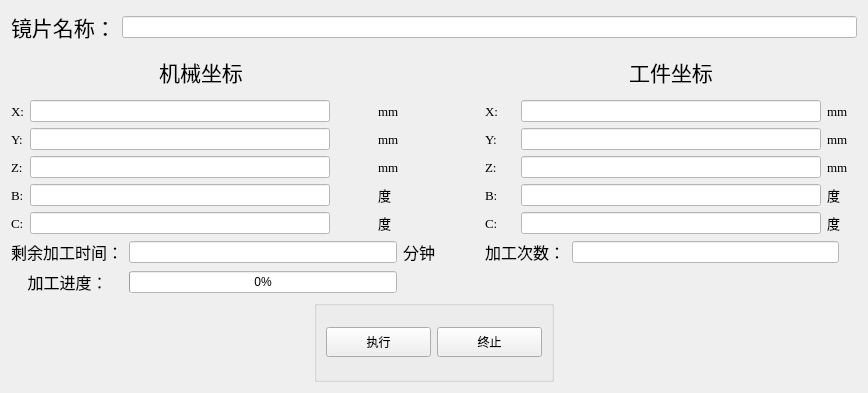
             <widget class="QWidget" name="page_6">
              <layout class="QGridLayout" name="gridLayout_29">
               <item row="0" column="0" colspan="3">
                <layout class="QVBoxLayout" name="verticalLayout_4">
                 <item>
                  <layout class="QHBoxLayout" name="horizontalLayout">
                   <item>
                    <widget class="QLabel" name="label_4">
                     <property name="font">
                      <font>
                       <family>3ds</family>
                       <pointsize>16</pointsize>
                      </font>
                     </property>
                     <property name="text">
                      <string>镜片名称：</string>
                     </property>
                    </widget>
                   </item>
                   <item>
                    <widget class="QLineEdit" name="lineEdit_11">
                     <property name="styleSheet">
                      <string notr="true"> background-color: rgb(255, 255, 255);</string>
                     </property>
                    </widget>
                   </item>
                  </layout>
                 </item>
                 <item>
                  <layout class="QHBoxLayout" name="horizontalLayout_15">
                   <item>
                    <layout class="QGridLayout" name="gridLayout_7">
                     <item row="1" column="0">
                      <widget class="QLabel" name="label_62">
                       <property name="font">
                        <font>
                         <family>Times New Roman</family>
                         <pointsize>10</pointsize>
                        </font>
                       </property>
                       <property name="text">
                        <string>X:</string>
                       </property>
                      </widget>
                     </item>
                     <item row="2" column="2">
                      <widget class="QLabel" name="label_68">
                       <property name="font">
                        <font>
                         <family>Times New Roman</family>
                         <pointsize>10</pointsize>
                        </font>
                       </property>
                       <property name="text">
                        <string>mm</string>
                       </property>
                      </widget>
                     </item>
                     <item row="4" column="2">
                      <widget class="QLabel" name="label_70">
                       <property name="font">
                        <font>
                         <family>Times New Roman</family>
                         <pointsize>10</pointsize>
                        </font>
                       </property>
                       <property name="text">
                        <string>度</string>
                       </property>
                      </widget>
                     </item>
                     <item row="4" column="0">
                      <widget class="QLabel" name="label_63">
                       <property name="font">
                        <font>
                         <family>Times New Roman</family>
                         <pointsize>10</pointsize>
                        </font>
                       </property>
                       <property name="text">
                        <string>B:</string>
                       </property>
                      </widget>
                     </item>
                     <item row="3" column="0">
                      <widget class="QLabel" name="label_65">
                       <property name="font">
                        <font>
                         <family>Times New Roman</family>
                         <pointsize>10</pointsize>
                        </font>
                       </property>
                       <property name="text">
                        <string>Z:</string>
                       </property>
                      </widget>
                     </item>
                     <item row="3" column="2">
                      <widget class="QLabel" name="label_69">
                       <property name="font">
                        <font>
                         <family>Times New Roman</family>
                         <pointsize>10</pointsize>
                        </font>
                       </property>
                       <property name="text">
                        <string>mm</string>
                       </property>
                      </widget>
                     </item>
                     <item row="2" column="0">
                      <widget class="QLabel" name="label_64">
                       <property name="font">
                        <font>
                         <family>Times New Roman</family>
                         <pointsize>10</pointsize>
                        </font>
                       </property>
                       <property name="text">
                        <string>Y:</string>
                       </property>
                      </widget>
                     </item>
                     <item row="1" column="2">
                      <widget class="QLabel" name="label_67">
                       <property name="font">
                        <font>
                         <family>Times New Roman</family>
                         <pointsize>10</pointsize>
                        </font>
                       </property>
                       <property name="text">
                        <string>mm</string>
                       </property>
                      </widget>
                     </item>
                     <item row="4" column="1">
                      <widget class="QLineEdit" name="lineEdit_15">
                       <property name="minimumSize">
                        <size>
                         <width>300</width>
                         <height>0</height>
                        </size>
                       </property>
                       <property name="maximumSize">
                        <size>
                         <width>300</width>
                         <height>16777215</height>
                        </size>
                       </property>
                       <property name="styleSheet">
                        <string notr="true">background-color: rgb(255, 255, 255);</string>
                       </property>
                      </widget>
                     </item>
                     <item row="5" column="1">
                      <widget class="QLineEdit" name="lineEdit_16">
                       <property name="minimumSize">
                        <size>
                         <width>300</width>
                         <height>0</height>
                        </size>
                       </property>
                       <property name="maximumSize">
                        <size>
                         <width>300</width>
                         <height>16777215</height>
                        </size>
                       </property>
                       <property name="styleSheet">
                        <string notr="true">background-color: rgb(255, 255, 255);</string>
                       </property>
                      </widget>
                     </item>
                     <item row="5" column="0">
                      <widget class="QLabel" name="label_66">
                       <property name="font">
                        <font>
                         <family>Times New Roman</family>
                         <pointsize>10</pointsize>
                        </font>
                       </property>
                       <property name="text">
                        <string>C:</string>
                       </property>
                      </widget>
                     </item>
                     <item row="5" column="2">
                      <widget class="QLabel" name="label_83">
                       <property name="font">
                        <font>
                         <family>Times New Roman</family>
                         <pointsize>10</pointsize>
                        </font>
                       </property>
                       <property name="text">
                        <string>度</string>
                       </property>
                      </widget>
                     </item>
                     <item row="2" column="1">
                      <widget class="QLineEdit" name="lineEdit_13">
                       <property name="minimumSize">
                        <size>
                         <width>300</width>
                         <height>0</height>
                        </size>
                       </property>
                       <property name="maximumSize">
                        <size>
                         <width>300</width>
                         <height>16777215</height>
                        </size>
                       </property>
                       <property name="styleSheet">
                        <string notr="true">background-color: rgb(255, 255, 255);</string>
                       </property>
                      </widget>
                     </item>
                     <item row="3" column="1">
                      <widget class="QLineEdit" name="lineEdit_14">
                       <property name="minimumSize">
                        <size>
                         <width>300</width>
                         <height>0</height>
                        </size>
                       </property>
                       <property name="maximumSize">
                        <size>
                         <width>300</width>
                         <height>16777215</height>
                        </size>
                       </property>
                       <property name="styleSheet">
                        <string notr="true">background-color: rgb(255, 255, 255);</string>
                       </property>
                      </widget>
                     </item>
                     <item row="1" column="1">
                      <widget class="QLineEdit" name="lineEdit_12">
                       <property name="minimumSize">
                        <size>
                         <width>300</width>
                         <height>0</height>
                        </size>
                       </property>
                       <property name="maximumSize">
                        <size>
                         <width>300</width>
                         <height>16777215</height>
                        </size>
                       </property>
                       <property name="styleSheet">
                        <string notr="true">background-color: rgb(255, 255, 255);</string>
                       </property>
                      </widget>
                     </item>
                     <item row="0" column="1">
                      <widget class="QLabel" name="label_61">
                       <property name="minimumSize">
                        <size>
                         <width>342</width>
                         <height>45</height>
                        </size>
                       </property>
                       <property name="maximumSize">
                        <size>
                         <width>342</width>
                         <height>45</height>
                        </size>
                       </property>
                       <property name="font">
                        <font>
                         <family>宋体</family>
                         <pointsize>16</pointsize>
                        </font>
                       </property>
                       <property name="text">
                        <string>机械坐标</string>
                       </property>
                       <property name="alignment">
                        <set>Qt::AlignCenter</set>
                       </property>
                      </widget>
                     </item>
                    </layout>
                   </item>
                   <item>
                    <spacer name="horizontalSpacer_4">
                     <property name="orientation">
                      <enum>Qt::Horizontal</enum>
                     </property>
                     <property name="sizeType">
                      <enum>QSizePolicy::Fixed</enum>
                     </property>
                     <property name="sizeHint" stdset="0">
                      <size>
                       <width>80</width>
                       <height>20</height>
                      </size>
                     </property>
                    </spacer>
                   </item>
                   <item>
                    <layout class="QGridLayout" name="gridLayout_8">
                     <item row="1" column="1">
                      <widget class="QLineEdit" name="lineEdit_18">
                       <property name="minimumSize">
                        <size>
                         <width>300</width>
                         <height>0</height>
                        </size>
                       </property>
                       <property name="maximumSize">
                        <size>
                         <width>300</width>
                         <height>16777215</height>
                        </size>
                       </property>
                       <property name="styleSheet">
                        <string notr="true">background-color: rgb(255, 255, 255);</string>
                       </property>
                      </widget>
                     </item>
                     <item row="4" column="0">
                      <widget class="QLabel" name="label_76">
                       <property name="font">
                        <font>
                         <family>Times New Roman</family>
                         <pointsize>10</pointsize>
                        </font>
                       </property>
                       <property name="text">
                        <string>B:</string>
                       </property>
                      </widget>
                     </item>
                     <item row="5" column="1">
                      <widget class="QLineEdit" name="lineEdit_19">
                       <property name="minimumSize">
                        <size>
                         <width>300</width>
                         <height>0</height>
                        </size>
                       </property>
                       <property name="maximumSize">
                        <size>
                         <width>300</width>
                         <height>16777215</height>
                        </size>
                       </property>
                       <property name="styleSheet">
                        <string notr="true">background-color: rgb(255, 255, 255);</string>
                       </property>
                      </widget>
                     </item>
                     <item row="2" column="1">
                      <widget class="QLineEdit" name="lineEdit_17">
                       <property name="minimumSize">
                        <size>
                         <width>300</width>
                         <height>0</height>
                        </size>
                       </property>
                       <property name="maximumSize">
                        <size>
                         <width>300</width>
                         <height>16777215</height>
                        </size>
                       </property>
                       <property name="styleSheet">
                        <string notr="true">background-color: rgb(255, 255, 255);</string>
                       </property>
                      </widget>
                     </item>
                     <item row="3" column="2">
                      <widget class="QLabel" name="label_72">
                       <property name="font">
                        <font>
                         <family>Times New Roman</family>
                         <pointsize>10</pointsize>
                        </font>
                       </property>
                       <property name="text">
                        <string>mm</string>
                       </property>
                      </widget>
                     </item>
                     <item row="5" column="0">
                      <widget class="QLabel" name="label_78">
                       <property name="font">
                        <font>
                         <family>Times New Roman</family>
                         <pointsize>10</pointsize>
                        </font>
                       </property>
                       <property name="text">
                        <string>C:</string>
                       </property>
                      </widget>
                     </item>
                     <item row="1" column="0">
                      <widget class="QLabel" name="label_77">
                       <property name="font">
                        <font>
                         <family>Times New Roman</family>
                         <pointsize>10</pointsize>
                        </font>
                       </property>
                       <property name="text">
                        <string>X:</string>
                       </property>
                      </widget>
                     </item>
                     <item row="0" column="1">
                      <widget class="QLabel" name="label_80">
                       <property name="maximumSize">
                        <size>
                         <width>342</width>
                         <height>45</height>
                        </size>
                       </property>
                       <property name="font">
                        <font>
                         <family>宋体</family>
                         <pointsize>16</pointsize>
                        </font>
                       </property>
                       <property name="text">
                        <string>工件坐标</string>
                       </property>
                       <property name="alignment">
                        <set>Qt::AlignCenter</set>
                       </property>
                      </widget>
                     </item>
                     <item row="2" column="2">
                      <widget class="QLabel" name="label_79">
                       <property name="font">
                        <font>
                         <family>Times New Roman</family>
                         <pointsize>10</pointsize>
                        </font>
                       </property>
                       <property name="text">
                        <string>mm</string>
                       </property>
                      </widget>
                     </item>
                     <item row="3" column="0">
                      <widget class="QLabel" name="label_71">
                       <property name="font">
                        <font>
                         <family>Times New Roman</family>
                         <pointsize>10</pointsize>
                        </font>
                       </property>
                       <property name="text">
                        <string>Z:</string>
                       </property>
                      </widget>
                     </item>
                     <item row="1" column="2">
                      <widget class="QLabel" name="label_75">
                       <property name="font">
                        <font>
                         <family>Times New Roman</family>
                         <pointsize>10</pointsize>
                        </font>
                       </property>
                       <property name="text">
                        <string>mm</string>
                       </property>
                      </widget>
                     </item>
                     <item row="2" column="0">
                      <widget class="QLabel" name="label_74">
                       <property name="font">
                        <font>
                         <family>Times New Roman</family>
                         <pointsize>10</pointsize>
                        </font>
                       </property>
                       <property name="text">
                        <string>Y:</string>
                       </property>
                      </widget>
                     </item>
                     <item row="3" column="1">
                      <widget class="QLineEdit" name="lineEdit_20">
                       <property name="minimumSize">
                        <size>
                         <width>300</width>
                         <height>0</height>
                        </size>
                       </property>
                       <property name="maximumSize">
                        <size>
                         <width>300</width>
                         <height>16777215</height>
                        </size>
                       </property>
                       <property name="styleSheet">
                        <string notr="true">background-color: rgb(255, 255, 255);</string>
                       </property>
                      </widget>
                     </item>
                     <item row="4" column="1">
                      <widget class="QLineEdit" name="lineEdit_21">
                       <property name="minimumSize">
                        <size>
                         <width>300</width>
                         <height>0</height>
                        </size>
                       </property>
                       <property name="maximumSize">
                        <size>
                         <width>300</width>
                         <height>16777215</height>
                        </size>
                       </property>
                       <property name="styleSheet">
                        <string notr="true">background-color: rgb(255, 255, 255);</string>
                       </property>
                      </widget>
                     </item>
                     <item row="4" column="2">
                      <widget class="QLabel" name="label_73">
                       <property name="font">
                        <font>
                         <family>Times New Roman</family>
                         <pointsize>10</pointsize>
                        </font>
                       </property>
                       <property name="text">
                        <string>度</string>
                       </property>
                      </widget>
                     </item>
                     <item row="5" column="2">
                      <widget class="QLabel" name="label_137">
                       <property name="font">
                        <font>
                         <family>Times New Roman</family>
                         <pointsize>10</pointsize>
                        </font>
                       </property>
                       <property name="text">
                        <string>度</string>
                       </property>
                      </widget>
                     </item>
                    </layout>
                   </item>
                  </layout>
                 </item>
                 <item>
                  <layout class="QGridLayout" name="gridLayout_12">
                   <item row="1" column="0">
                    <widget class="QLabel" name="label_140">
                     <property name="font">
                      <font>
                       <family>宋体</family>
                       <pointsize>12</pointsize>
                      </font>
                     </property>
                     <property name="text">
                      <string>    加工进度：</string>
                     </property>
                    </widget>
                   </item>
                   <item row="1" column="1">
                    <widget class="QProgressBar" name="progressBar">
                     <property name="styleSheet">
                      <string notr="true">background-color: rgb(255, 255, 255);
alternate-background-color: rgb(85, 170, 0);</string>
                     </property>
                     <property name="value">
                      <number>0</number>
                     </property>
                    </widget>
                   </item>
                   <item row="0" column="4">
                    <widget class="QLabel" name="label_139">
                     <property name="font">
                      <font>
                       <family>宋体</family>
                       <pointsize>12</pointsize>
                      </font>
                     </property>
                     <property name="text">
                      <string> 加工次数：</string>
                     </property>
                    </widget>
                   </item>
                   <item row="0" column="5">
                    <widget class="QLineEdit" name="lineEdit_23">
                     <property name="styleSheet">
                      <string notr="true">background-color: rgb(255, 255, 255);</string>
                     </property>
                    </widget>
                   </item>
                   <item row="0" column="0">
                    <widget class="QLabel" name="label_138">
                     <property name="font">
                      <font>
                       <family>宋体</family>
                       <pointsize>12</pointsize>
                      </font>
                     </property>
                     <property name="text">
                      <string>剩余加工时间：</string>
                     </property>
                    </widget>
                   </item>
                   <item row="0" column="3">
                    <spacer name="horizontalSpacer_2">
                     <property name="orientation">
                      <enum>Qt::Horizontal</enum>
                     </property>
                     <property name="sizeType">
                      <enum>QSizePolicy::Fixed</enum>
                     </property>
                     <property name="sizeHint" stdset="0">
                      <size>
                       <width>40</width>
                       <height>20</height>
                      </size>
                     </property>
                    </spacer>
                   </item>
                   <item row="0" column="1">
                    <widget class="QLineEdit" name="lineEdit_22">
                     <property name="styleSheet">
                      <string notr="true">background-color: rgb(255, 255, 255);</string>
                     </property>
                    </widget>
                   </item>
                   <item row="0" column="2">
                    <widget class="QLabel" name="label_82">
                     <property name="font">
                      <font>
                       <family>宋体</family>
                       <pointsize>12</pointsize>
                      </font>
                     </property>
                     <property name="text">
                      <string>分钟</string>
                     </property>
                    </widget>
                   </item>
                   <item row="0" column="6">
                    <spacer name="horizontalSpacer_11">
                     <property name="orientation">
                      <enum>Qt::Horizontal</enum>
                     </property>
                     <property name="sizeType">
                      <enum>QSizePolicy::Fixed</enum>
                     </property>
                     <property name="sizeHint" stdset="0">
                      <size>
                       <width>18</width>
                       <height>20</height>
                      </size>
                     </property>
                    </spacer>
                   </item>
                  </layout>
                 </item>
                </layout>
               </item>
               <item row="1" column="0">
                <spacer name="horizontalSpacer_5">
                 <property name="orientation">
                  <enum>Qt::Horizontal</enum>
                 </property>
                 <property name="sizeHint" stdset="0">
                  <size>
                   <width>297</width>
                   <height>20</height>
                  </size>
                 </property>
                </spacer>
               </item>
               <item row="1" column="1">
                <widget class="QGroupBox" name="groupBox_10">
                 <property name="minimumSize">
                  <size>
                   <width>240</width>
                   <height>82</height>
                  </size>
                 </property>
                 <property name="maximumSize">
                  <size>
                   <width>240</width>
                   <height>82</height>
                  </size>
                 </property>
                 <property name="title">
                  <string/>
                 </property>
                 <layout class="QHBoxLayout" name="horizontalLayout_8">
                  <item>
                   <widget class="QPushButton" name="pushButton_16">
                    <property name="minimumSize">
                     <size>
                      <width>80</width>
                      <height>30</height>
                     </size>
                    </property>
                    <property name="text">
                     <string>执行</string>
                    </property>
                   </widget>
                  </item>
                  <item>
                   <widget class="QPushButton" name="pushButton_17">
                    <property name="minimumSize">
                     <size>
                      <width>80</width>
                      <height>30</height>
                     </size>
                    </property>
                    <property name="text">
                     <string>终止</string>
                    </property>
                   </widget>
                  </item>
                 </layout>
                </widget>
               </item>
               <item row="1" column="2">
                <spacer name="horizontalSpacer_6">
                 <property name="orientation">
                  <enum>Qt::Horizontal</enum>
                 </property>
                 <property name="sizeHint" stdset="0">
                  <size>
                   <width>297</width>
                   <height>20</height>
                  </size>
                 </property>
                </spacer>
               </item>
              </layout>
             </widget>
